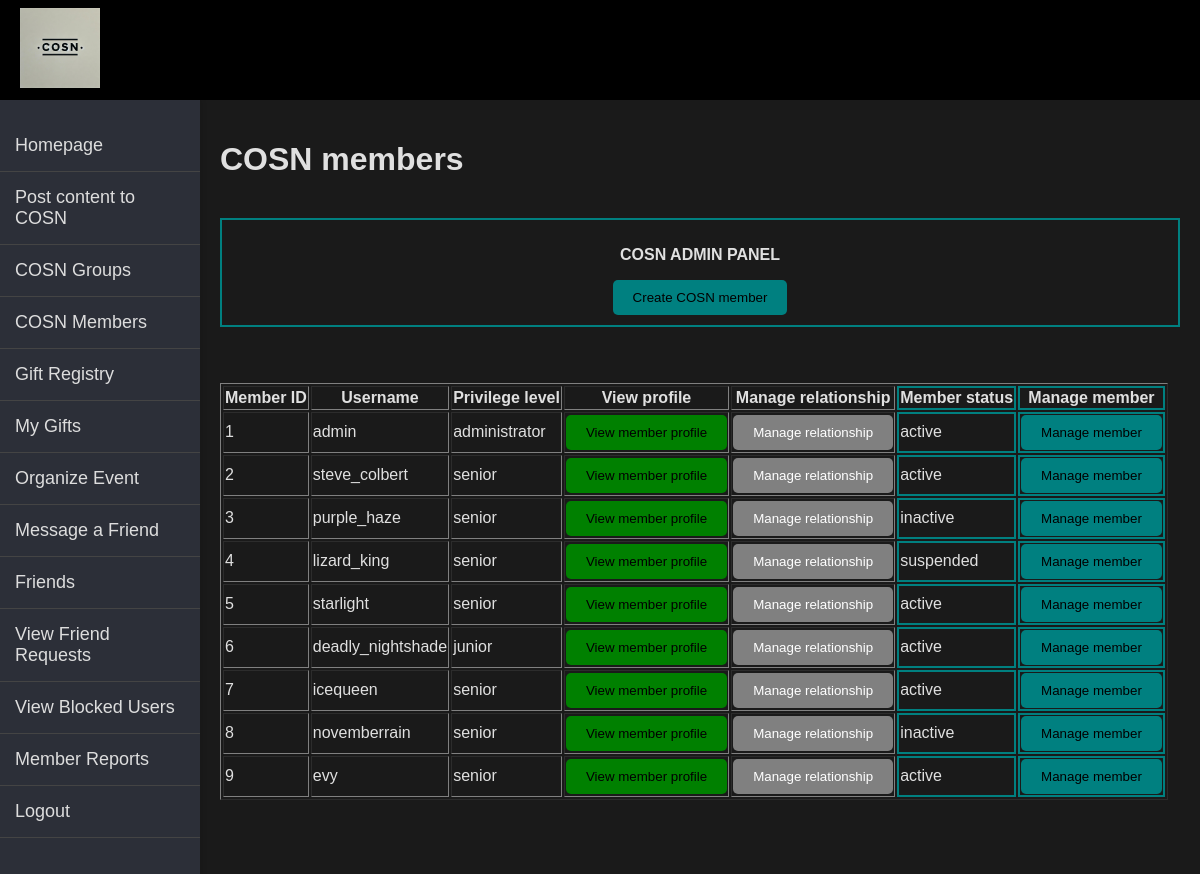
/App/COSN_members.php (signed in), run on the app's committed database.
### App/COSN_members.php (the view, shortened to what this page needs)
<?php
include("db_config.php");
include("header.php");
include('sidebar.php');
if ($_SESSION['privilege_level'] === 'administrator'){
    $isAdmin = true;
}else{
    $isAdmin = false;
}
if($isAdmin){
    $sql = "
        SELECT
            member_id,username,password,email,first_name,last_name,address,date_of_birth,privilege_level,status
        FROM
            kpc353_2.members
        ;";
}
$stmt = $pdo->prepare($sql);
$stmt->execute();
$result = $stmt->fetchAll(PDO::FETCH_ASSOC);
?>
<!DOCTYPE html>
<html lang="en">
<link rel="stylesheet" type = "text/css" href="COSN_members.css" />
<head>
</head>
<body>
  <div class="main-content">
    <h1>COSN members</h1>
    <br>
    <?php
    if ($isAdmin) {
        echo "<div style='border: 2px solid teal; padding: 10px; margin-bottom: 20px; display: flex; flex-direction: column; align-items: center;'>";
        echo "<p style='font-weight: bold; text-align: center;'>COSN ADMIN PANEL</p>";
        echo "<div style='display: flex; justify-content: space-around; gap: 20px;'>";
        echo "<a href='COSN_member_create.php'><button style='background-color: teal; color: black;'>Create COSN member</button></a>";
        echo "</div>";
        echo "</div>";
    }
    ?>
    <br><br>
    <table border="1">
        <tr>
            <th>Member ID</th>
            <th>Username</th>
            <th>Privilege level</th>
            <th>View profile</th>
            <th>Manage relationship</th>
            <?php if ($isAdmin){ echo "<th style='border: 2px solid teal;'>Member status</th>"; } ?>
            <?php if ($isAdmin){ echo "<th style='border: 2px solid teal;'>Manage member</th>"; } ?>
        </tr>
        <?php
        if ($row = $result) {
            while($row = current($result)) {
                echo "<tr>";
                echo "<td>" . $row['member_id'] . "</td>";
                echo "<td>" . $row['username'] ."</td>";
                echo "<td>" . $row['privilege_level'] ."</td>";
                echo "<td><a href='homepage.php?member_id=" . $row['member_id'] . "'><button style='background-color: green; color: black;'>View member profile</button></a></td>";
                echo "<td><a href='COSN_member_relationship_manage.php?target_member_id=" . $row['member_id'] . "'><button style='background-color: grey; color: white;'>Manage relationship</button></a></td>";
                if($isAdmin){
                echo "<td style='border: 2px solid teal;'>". $row['status'] ."</td>";}
                if($isAdmin){
                echo "<td style='border: 2px solid teal;'><a href='COSN_member_manage.php?member_id=" . $row['member_id'] . "'><button style='background-color: teal; color: black;'>Manage member</button></a></td>";}
                echo "</tr>";
                next($result);
            }
        } else {
            echo "<tr><td colspan='4'>No COSN members found</td></tr>";
        }
        ?>
    </table>
    <br>
        <br>
        <br>
    </div>
</body>
</html>

### App/header.php (shortened to what this page needs)
<!DOCTYPE html>
<html lang="en">
<head>
    <link rel="stylesheet" type = "text/css" href="./css/header.css">
</head>
<body>
<div class="topnav">
    <a href="index.php"><img src="./logos/cosn_logo.jpg" alt="Logo" style="height: 80px; width: auto;"></a>
</div>
</body>
</html>

### App/sidebar.php (shortened to what this page needs)
<!DOCTYPE html>
<html lang="en">
<head>
    <link rel="stylesheet" type = "text/css" href="./css/sidebar.css">
</head>
<body>
<div class="sidebar">
    <div class="sidebar-menu">
        <a href="homepage.php" class="menu-item">Homepage</a>
        <a href="create_content_and_set_permissions.php" class="menu-item">Post content to COSN</a>
        <a href="COSN_groups.php" class="menu-item">COSN Groups </a>
        <a href="COSN_members.php" class="menu-item">COSN Members </a>
        <a href="gift_registry.php" class="menu-item">Gift Registry</a>
        <a href="my_gifts.php" class="menu-item">My Gifts</a>
        <a href="Organize_event.php" class="menu-item">Organize Event</a>
        <a href="COSN_messages_view.php" class="menu-item">Message a Friend </a>
        <a href="COSN_member_relationship_view.php" class="menu-item">Friends </a>
        <a href="view_Friend_Requests.php" class="menu-item">View Friend Requests </a>
        <a href="view_Blocked_Users.php" class="menu-item">View Blocked Users </a>
        <a href="member_reports.php" class="menu-item">Member Reports</a>
        <a href="logout.php" class="menu-item">Logout </a>
    </div>
</div>
</body>
</html>

### App/header.css (style rules this page uses)
body { background-color: #f5f5f5; }
.topnav { background-color: #000000; height: 100px; display: flex; align-items: center; padding: 0 20px; z-index: 1000; }

### App/css/sidebar.css (style rules this page uses)
body { margin: 0; font-family: Arial, sans-serif; }
.sidebar { height: 100%; width: 200px; position: fixed; top: 100px; left: 0; background-color: #2c2f38; color: white; padding-top: 20px; box-shadow: 2px 0 5px rgba(0, 0, 0, 0.1); z-index: 999; }
.sidebar-menu { list-style-type: none; padding: 0; }
.menu-item { display: block; padding: 15px; color: #ddd; text-decoration: none; font-size: 18px; border-bottom: 1px solid #444; transition: background-color 0.3s; }

### App/COSN_members.css (style rules this page uses)
body { background-color: #1a1a1a; color: #e0e0e0; font-family: Arial, sans-serif; transition: background-color 0.3s, color 0.3s; }
button { padding: 10px 20px; border: none; background-color: #666; color: #ffffff; border-radius: 5px; cursor: pointer; }
.main-content { margin-left: 200px; padding: 20px; }

### data on the page
members: member_id "1", username "admin", privilege_level "administrator", status "active"
members: member_id "2", username "steve_colbert", privilege_level "senior", status "active"
members: member_id "3", username "purple_haze", privilege_level "senior", status "inactive"
members: member_id "4", username "lizard_king", privilege_level "senior", status "suspended"
members: member_id "5", username "starlight", privilege_level "senior", status "active"
members: member_id "6", username "deadly_nightshade", privilege_level "junior", status "active"
members: member_id "7", username "icequeen", privilege_level "senior", status "active"
members: member_id "8", username "novemberrain", privilege_level "senior", status "inactive"
members: member_id "9", username "evy", privilege_level "senior", status "active"
